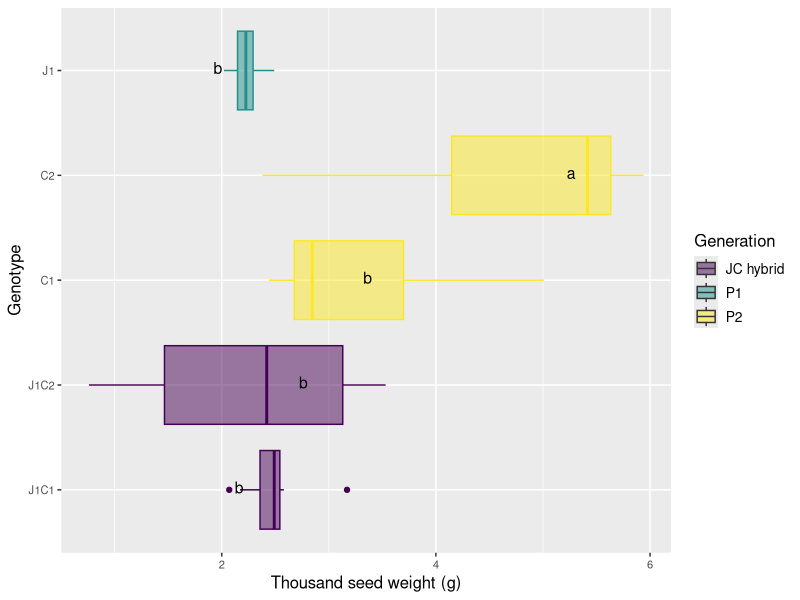

Source code (R):
# Comparison 3X: TGW_g in JC hybrids
#load packages 
install.packages("multcompView")
install.packages("viridis")

library(viridis)
library(tidyverse)
library(dplyr)
library(ggplot2)
library(ggplot2)
library(ggpubr)
library(datasets)
library(multcompView)


# vollständige Rohdatentabelle laden ######
setwd("C:/Users/Helen Behn/Documents/R/EPPN Data Analysis/Final raw data table")
DATA <- read_csv("EPPN raw data complete 220419.csv")

#drop first column
DATA = DATA[,2:37]
View(DATA)

# subsetting
comp_3X <- DATA[DATA$Genotype %in% c("C1", "C2", "J1", "J1C1", "J1C2"), ]
head(comp_3X)
View(comp_3X)

#create column giving generation###############################################
comp_3X <- comp_3X %>%
  mutate(Generation = case_when(
    Genotype == "J1" ~ "P1",
    Genotype == "C1" ~ "P2",
    Genotype == "C2" ~ "P2",
    Genotype == "J1C1" ~ "JC hybrid",
    Genotype == "J1C2" ~ "JC hybrid"))
view(comp_3X)


# Boxplot with CLD nach Rosane Rech##########################################################
# loading the appropriate libraries
library(datasets)
library(ggplot2)
library(multcompView)
library(dplyr)

# analysis of variance
anova <- aov(TGW_g ~ Genotype, data = comp_3X)
summary(anova)

# Tukey's test
tukey <- TukeyHSD(anova)
print(tukey)

# compact letter display
cld <- multcompLetters4(anova, tukey)
print(cld)

# table with factors and 3rd quantile
Tk <- group_by(comp_3X, Genotype) %>%
  summarise(mean = round(mean(TGW_g, na.rm = TRUE), digits = 1), quant = round(quantile(TGW_g, probs = 0.75, na.rm = TRUE), digits = 1)) %>%
  arrange(desc(mean)) #WICHTIG: arrange(desc(mean)) muss hier rein!!!

# extracting the compact letter display and adding to the Tk table
cld <- as.data.frame.list(cld$Genotype)
Tk$cld <- cld$Letters

#create column giving generation###############################################
ANOVA_Tukey_3X <- Tk %>%
  mutate(Generation = case_when(
    Genotype == "J1" ~ "P1",
    Genotype == "C1" ~ "P2",
    Genotype == "C2" ~ "P2",
    Genotype == "J1C1" ~ "JC hybrid",
    Genotype == "J1C2" ~ "JC hybrid"))
view(ANOVA_Tukey_3X)

# Reorder factor levels in comp_3 and ANOVA_Tukey_3
comp_3Xord <- comp_3X                             
comp_3Xord$Genotype <- factor(comp_3Xord$Genotype,     
                             levels = c("J1C1", "J1C2", "C1", "C2", "J1"))

ANOVA_Tukey_3Xord <- ANOVA_Tukey_3X                             
ANOVA_Tukey_3Xord$Genotype <- factor(ANOVA_Tukey_3Xord$Genotype,     
                                    levels = c("J1C1", "J1C2", "C1", "C2", "J1"))

# boxplot TGW_g##############################################################
#ohne facet_wrap ###############
#boxplot ## TGW_g ###
ggplot(comp_3Xord, aes(Genotype, TGW_g, fill = Generation, color = Generation)) + 
  geom_boxplot() +
  labs(x="Genotype", y="Thousand seed weight (g)") +
  geom_text(data = ANOVA_Tukey_3Xord, aes(x = Genotype, y = quant, label = cld), color = "black", size = 4, vjust = 0.3, hjust = 4.5) +
  coord_flip() +
  theme(axis.title = element_text(size = 16),
        legend.text = element_text(size = 10),
        legend.title = element_text(size = 12),
        axis.title.x = element_text(size = 12),
        axis.title.y = element_text(size = 12),
        axis.text.x = element_text(size = 8),
        axis.text.y = element_text(size = 8)) +
  scale_color_viridis(discrete = TRUE, option = "D", direction = 1, guide = "none", alpha = 1) +  #legend removed by guide = "none" 
  scale_fill_viridis(discrete = TRUE, option = "D", direction = 1, alpha = 0.5)
